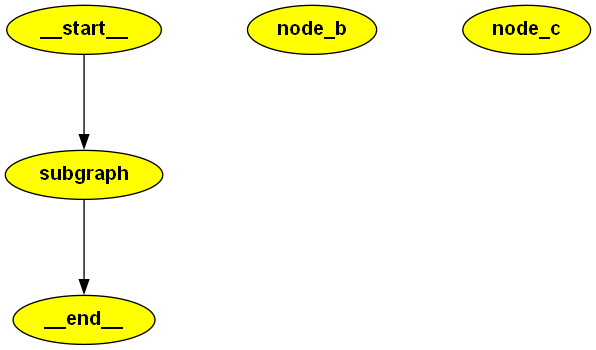

This chart was generated by the following Python code:
# 将控制流和状态更新与命令结合
"""
打破了“图结构必须在编译时固定”的传统思维，允许运行时动态决定下一步去向，且这种决定权可以下放给嵌套的子模块。
"""
"""
应用场景
1. 动态路由决策中心 (Dynamic Routing Hub)
场景: 你有一个复杂的分类器或决策引擎，它被封装在一个子图中。根据子图的计算结果（如意图识别、情感分析、风险评分），主流程需要走向完全不同的分支（如“人工审核”、“自动通过”、“拒绝”）。
优势: 决策逻辑完全隔离在子图中，主图只需要等待结果并执行相应操作，无需在主图中编写复杂的条件判断边。
2. 工具调用与异常处理 (Tool Execution & Error Handling)
场景: 子图负责执行一个不稳定的外部 API 调用。
如果成功，子图返回 Command(goto="success_handler", graph=Command.PARENT)。
如果失败，子图返回 Command(goto="retry_logic" or "error_handler", graph=Command.PARENT)。
优势: 将“执行”与“流程控制”解耦。子图不仅返回数据，还返回“下一步该怎么做”的指令。
3. 多Agent 协作中的“经理”角色 (Manager Agent)
场景: 在一个多 Agent 系统中，有一个“经理 Agent”（子图）负责协调几个“工人 Agent”（父图中的节点）。
经理分析任务后，决定：“先让写手做，再让编辑做”。
经理通过 Command 指示父图依次激活 writer_node 和 editor_node。
优势: 实现了动态的工作流编排，工作流的顺序不是硬编码的，而是由智能体实时决定的。
4. 游戏引擎或交互式故事 (Game Engine / Interactive Story)
场景: 子图处理玩家的输入和游戏逻辑判定（战斗、对话选项）。
如果玩家获胜，Command(goto="victory_scene")。
如果玩家失败，Command(goto="game_over")。
优势: 游戏逻辑（子图）与场景渲染/状态展示（父图节点）分离，便于维护庞大的剧情树。
"""

import random
from typing_extensions import TypedDict, Annotated
from langgraph.graph import StateGraph, START
from langgraph.types import Command
import operator

class State(TypedDict):
    foo: Annotated[str, operator.add]
    

def node_a(state: State):
    print("node_a(节点a):\n", state)
    value = random.randint(1, 2)
    print("随机值:", value)
    if value == 1:
        goto="node_b"
    else:
        goto="node_c"
    return Command(
        update={"foo": str(value)}, 
        goto=goto,
        graph=Command.PARENT
    )

subgraph = StateGraph(State).add_node(node_a).add_edge(START, "node_a").compile()

def node_b(state: State):
    print("node_b(节点b):\n", state)
    return {"foo": "节点b"}

def node_c(state: State):
    print("node_c(节点c):\n", state)
    return {"foo": "节点c"}

par_graph = StateGraph(State).add_node(node_b).add_node(node_c).add_node("subgraph", subgraph).add_edge(START, "subgraph").compile()

# try:
#     par_graph.get_graph().draw_png(output_file_path='./17-ccf_suc.png')
# except Exception as e:
#     print(f"错误: {e}")
#     print("请检查是否安装 graphviz 库")

print(par_graph.invoke({"foo": "Action"}))
